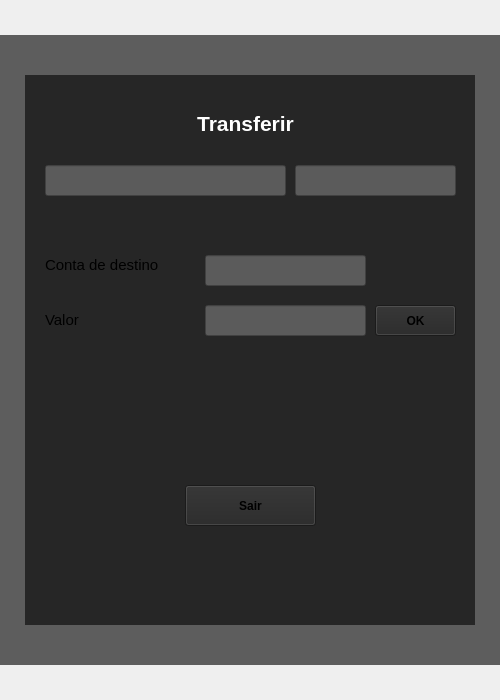
<?xml version="1.0" encoding="UTF-8"?>
<ui version="4.0">
 <class>MainWindow</class>
 <widget class="QMainWindow" name="MainWindow">
  <property name="geometry">
   <rect>
    <x>0</x>
    <y>0</y>
    <width>500</width>
    <height>700</height>
   </rect>
  </property>
  <property name="minimumSize">
   <size>
    <width>500</width>
    <height>700</height>
   </size>
  </property>
  <property name="windowTitle">
   <string>MainWindow</string>
  </property>
  <widget class="QWidget" name="centralwidget">
   <layout class="QVBoxLayout" name="verticalLayout">
    <property name="spacing">
     <number>0</number>
    </property>
    <property name="leftMargin">
     <number>0</number>
    </property>
    <property name="topMargin">
     <number>0</number>
    </property>
    <property name="rightMargin">
     <number>0</number>
    </property>
    <property name="bottomMargin">
     <number>0</number>
    </property>
    <item>
     <widget class="QFrame" name="frame">
      <property name="maximumSize">
       <size>
        <width>16777215</width>
        <height>35</height>
       </size>
      </property>
      <property name="frameShape">
       <enum>QFrame::NoFrame</enum>
      </property>
      <property name="frameShadow">
       <enum>QFrame::Raised</enum>
      </property>
      <layout class="QHBoxLayout" name="horizontalLayout_2">
       <property name="spacing">
        <number>0</number>
       </property>
       <property name="leftMargin">
        <number>0</number>
       </property>
       <property name="topMargin">
        <number>5</number>
       </property>
       <property name="rightMargin">
        <number>0</number>
       </property>
       <property name="bottomMargin">
        <number>0</number>
       </property>
      </layout>
     </widget>
    </item>
    <item>
     <widget class="QFrame" name="frame_2">
      <property name="styleSheet">
       <string notr="true">background-color: rgb(255, 255, 255);
background-color: rgb(93, 93, 93);</string>
      </property>
      <property name="frameShape">
       <enum>QFrame::NoFrame</enum>
      </property>
      <property name="frameShadow">
       <enum>QFrame::Raised</enum>
      </property>
      <layout class="QHBoxLayout" name="horizontalLayout">
       <item>
        <widget class="QFrame" name="frame_4">
         <property name="maximumSize">
          <size>
           <width>450</width>
           <height>550</height>
          </size>
         </property>
         <property name="styleSheet">
          <string notr="true">background-color: rgb(38, 38, 38);</string>
         </property>
         <property name="frameShape">
          <enum>QFrame::NoFrame</enum>
         </property>
         <property name="frameShadow">
          <enum>QFrame::Raised</enum>
         </property>
         <widget class="QLabel" name="label">
          <property name="geometry">
           <rect>
            <x>0</x>
            <y>30</y>
            <width>441</width>
            <height>37</height>
           </rect>
          </property>
          <property name="minimumSize">
           <size>
            <width>0</width>
            <height>0</height>
           </size>
          </property>
          <property name="maximumSize">
           <size>
            <width>16777215</width>
            <height>50</height>
           </size>
          </property>
          <property name="styleSheet">
           <string notr="true">color: rgb(255, 255, 255);</string>
          </property>
          <property name="text">
           <string>&lt;html&gt;&lt;head/&gt;&lt;body&gt;&lt;p align=&quot;center&quot;&gt;&lt;span style=&quot; font-size:16pt; font-weight:600;&quot;&gt;Transferir&lt;/span&gt;&lt;/p&gt;&lt;/body&gt;&lt;/html&gt;</string>
          </property>
         </widget>
         <widget class="QLineEdit" name="campo_cpf">
          <property name="geometry">
           <rect>
            <x>270</x>
            <y>90</y>
            <width>161</width>
            <height>31</height>
           </rect>
          </property>
          <property name="styleSheet">
           <string notr="true">background-color: rgb(91, 91, 91);</string>
          </property>
         </widget>
         <widget class="QLineEdit" name="campo_nome">
          <property name="geometry">
           <rect>
            <x>20</x>
            <y>90</y>
            <width>241</width>
            <height>31</height>
           </rect>
          </property>
          <property name="styleSheet">
           <string notr="true">background-color: rgb(91, 91, 91);</string>
          </property>
         </widget>
         <widget class="QPushButton" name="botao_sair">
          <property name="geometry">
           <rect>
            <x>160</x>
            <y>410</y>
            <width>131</width>
            <height>41</height>
           </rect>
          </property>
          <property name="font">
           <font>
            <weight>75</weight>
            <bold>true</bold>
           </font>
          </property>
          <property name="text">
           <string>Sair</string>
          </property>
         </widget>
         <widget class="QLabel" name="label_3">
          <property name="geometry">
           <rect>
            <x>20</x>
            <y>230</y>
            <width>91</width>
            <height>31</height>
           </rect>
          </property>
          <property name="font">
           <font>
            <pointsize>15</pointsize>
           </font>
          </property>
          <property name="text">
           <string>&lt;html&gt;&lt;head/&gt;&lt;body&gt;&lt;p&gt;&lt;span style=&quot; font-size:11pt;&quot;&gt;Valor&lt;/span&gt;&lt;/p&gt;&lt;/body&gt;&lt;/html&gt;</string>
          </property>
         </widget>
         <widget class="QLineEdit" name="campo_valor">
          <property name="geometry">
           <rect>
            <x>180</x>
            <y>230</y>
            <width>161</width>
            <height>31</height>
           </rect>
          </property>
          <property name="styleSheet">
           <string notr="true">background-color: rgb(91, 91, 91);</string>
          </property>
         </widget>
         <widget class="QPushButton" name="botao_ok">
          <property name="geometry">
           <rect>
            <x>350</x>
            <y>230</y>
            <width>81</width>
            <height>31</height>
           </rect>
          </property>
          <property name="font">
           <font>
            <weight>75</weight>
            <bold>true</bold>
           </font>
          </property>
          <property name="text">
           <string>OK</string>
          </property>
         </widget>
         <widget class="QLabel" name="label_4">
          <property name="geometry">
           <rect>
            <x>20</x>
            <y>180</y>
            <width>151</width>
            <height>21</height>
           </rect>
          </property>
          <property name="font">
           <font>
            <pointsize>15</pointsize>
           </font>
          </property>
          <property name="text">
           <string>&lt;html&gt;&lt;head/&gt;&lt;body&gt;&lt;p&gt;&lt;span style=&quot; font-size:11pt;&quot;&gt;Conta de destino&lt;/span&gt;&lt;/p&gt;&lt;/body&gt;&lt;/html&gt;</string>
          </property>
         </widget>
         <widget class="QLineEdit" name="campo_contaDestino">
          <property name="geometry">
           <rect>
            <x>180</x>
            <y>180</y>
            <width>161</width>
            <height>31</height>
           </rect>
          </property>
          <property name="styleSheet">
           <string notr="true">background-color: rgb(91, 91, 91);</string>
          </property>
         </widget>
        </widget>
       </item>
      </layout>
     </widget>
    </item>
    <item>
     <widget class="QFrame" name="frame_3">
      <property name="maximumSize">
       <size>
        <width>16777215</width>
        <height>35</height>
       </size>
      </property>
      <property name="frameShape">
       <enum>QFrame::NoFrame</enum>
      </property>
      <property name="frameShadow">
       <enum>QFrame::Raised</enum>
      </property>
     </widget>
    </item>
   </layout>
  </widget>
 </widget>
 <resources/>
 <connections/>
</ui>
